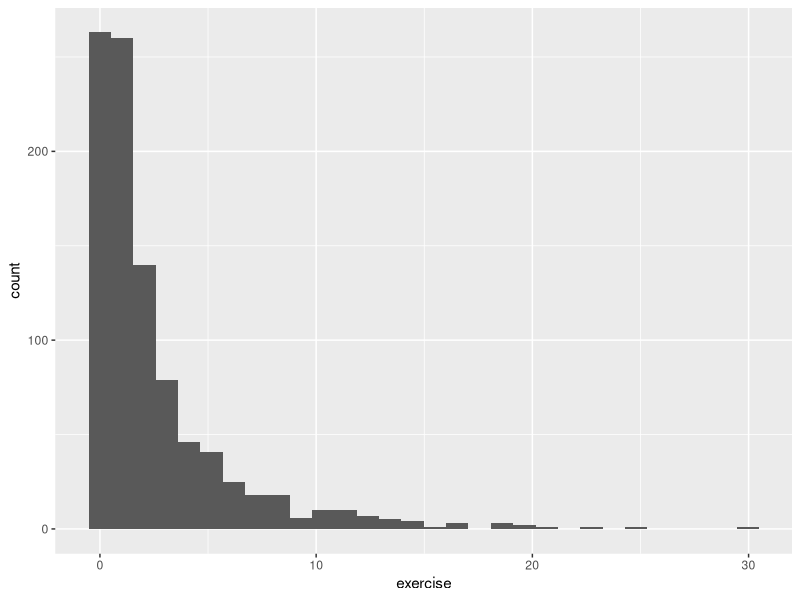
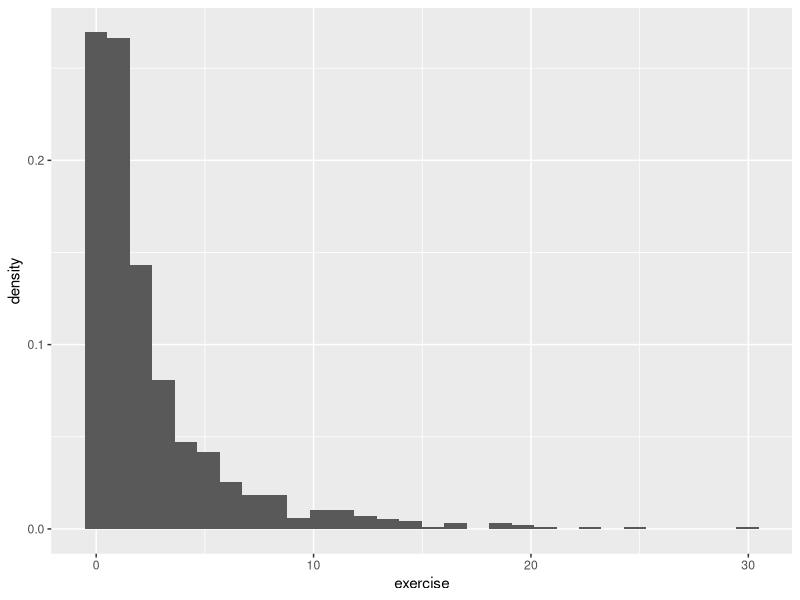
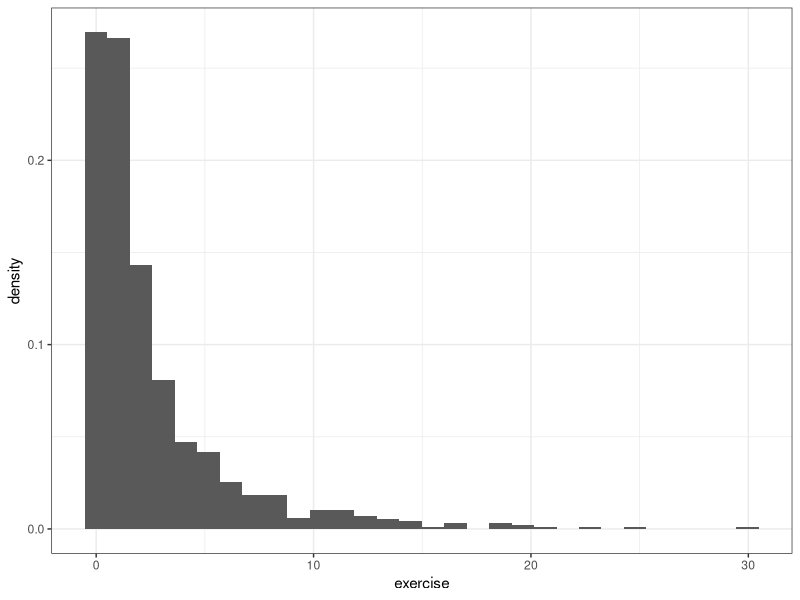

Generate these figures, in order, with R:
## ---- chunk 1
library("tidyverse") #ggplot2, dplyr, etc.
library("reshape2") #need this for melt() 
library("car") #contains dataset
## ---- chunk 2
data(Blackmore)   
head(Blackmore)
## ---- chunk 3
Blackmore %>% filter(group=="patient") 

# You do not have to use piping, just makes it cleaner
filter(Blackmore,group=="patient")

# You can also just use base R
Blackmore[Blackmore$group=="patient",]

## ---- chunk 4
Blackmore %>% dplyr::select(subject,exercise)

#and in base R...
Blackmore[c("subject","exercise")]
## ---- chunk 5
Blackmore %>% mutate(age_new = age^2) 

#and in base R...
Blackmore$age_new = Blackmore$age^2
## ---- chunk 6
Blackmore %>% summarise(age_mean = mean(age),age_sd = sd(age))

#and in base R...
mean(Blackmore$age)
sd(Blackmore$age)
## ---- chunk 7
Blackmore %>% group_by(group) %>% summarise(age_mean = mean(age),age_sd = sd(age)) 

#and in base R...
mean(Blackmore[Blackmore$group=="patient",]$age)
mean(Blackmore[Blackmore$group=="patient",]$age)
sd(Blackmore[Blackmore$group=="control",]$age)
sd(Blackmore[Blackmore$group=="patient",]$age)
## ---- chunk 8
# Initialize the plot with data and aesthetics
p <- ggplot(Blackmore,aes(x=exercise))

# Add layer 
p1 <- p + geom_histogram() 
p1

p2 <- p + geom_histogram(aes(y=..density..))
p2

# Make pretty
p2 + theme_bw()
## ---- chunk 9

## ---- chunk 10

## ---- chunk 11

## ---- chunk 12

## ---- chunk 13

## ---- chunk 14
set.seed(1567)
## ---- chunk 15

## ---- chunk 16

## ---- chunk 17

## ---- chunk 18

## ---- chunk 19

## ---- chunk 20
set.seed(98)
